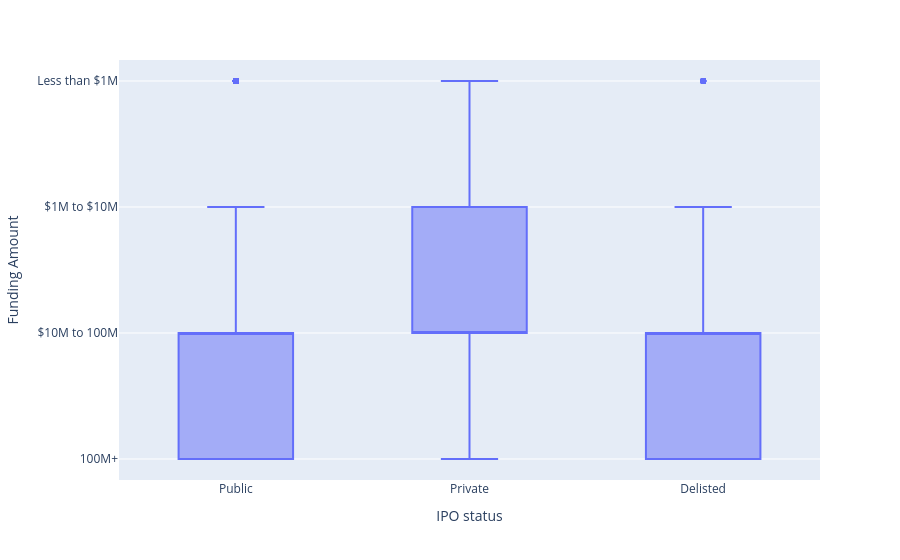

The notebook cell this image was saved under:
### Markdown cell above
## 1. Relationship between Funding Amount and IPO status

### Code cell
import plotly.express as px
fig = px.box(df, x="IPO status", y="Funding Amount", hover_data= ["IPO status"])
fig.show()

### Figure 1 — Plotly figure (JSON) as saved in the notebook; plotly's stock layout.template omitted (floating-point values rounded to 4 significant figures; data arrays with more than 128 entries replaced by an {"elided": "..."} marker saying what was removed)
{"data": [{"alignmentgroup": "True", "hovertemplate": "IPO status=%{x}<br>Funding Amount=%{y}<extra></extra>", "legendgroup": "", "marker": {"color": "#636efa"}, "name": "", "notched": false, "offsetgroup": "", "orientation": "v", "showlegend": false, "type": "box", "x": {"elided": "9935 str values"}, "x0": " ", "xaxis": "x", "y": {"elided": "9935 str values"}, "y0": " ", "yaxis": "y"}], "layout": {"boxmode": "group", "legend": {"tracegroupgap": 0}, "margin": {"t": 60}, "xaxis": {"anchor": "y", "domain": [0, 1], "title": {"text": "IPO status"}}, "yaxis": {"anchor": "x", "domain": [0, 1], "title": {"text": "Funding Amount"}}}}
